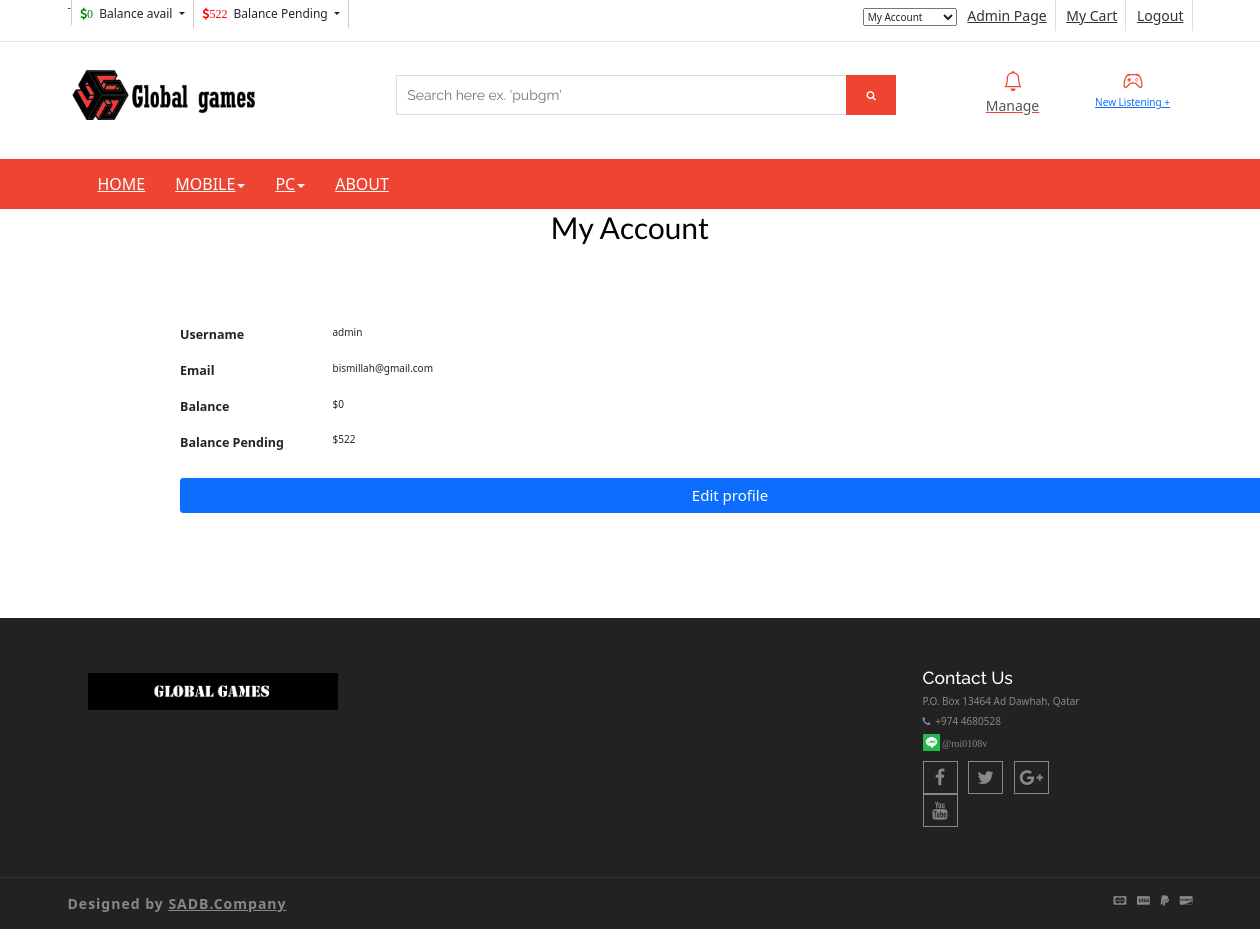
The page /account.php (signed in) on the database its author committed.
### tables this page shows
CREATE TABLE `user` (
  `id` int(11) NOT NULL,
  `username` varchar(255) NOT NULL,
  `email` varchar(255) NOT NULL,
  `password` varchar(255) NOT NULL,
  `balance_avail` int(11) NOT NULL,
  `balance_panding` int(11) NOT NULL,
  `level` varchar(255) NOT NULL,
  `email_code_verified` varchar(60) NOT NULL,
  `email_verified_at` datetime DEFAULT NULL
);

### account.php (the view, shortened to what this page needs)
<?php
require 'functions.php';
$id = $_SESSION['id'];
$result = mysqli_query($conn,"SELECT * FROM user WHERE id = $id ");
$row = mysqli_fetch_assoc($result);
$username = $row['username'];
$email = $row['email'];
$balance_panding = $row['balance_panding'];
$balance_avail = $row['balance_avail'];
?>
<!DOCTYPE html>
<html lang="en">
<head>
    <link href="css/font-awesome.css" rel="stylesheet" />
    <link href="css/bootstrap.css" rel="stylesheet" />
    <link href="css/jquery.smartmenus.bootstrap.css" rel="stylesheet" />
    <link rel="stylesheet" type="text/css" href="css/jquery.simpleLens.css" />
    <link rel="stylesheet" type="text/css" href="css/slick.css" />
    <link rel="stylesheet" type="text/css" href="css/nouislider.css" />
    <link id="switcher" href="css/theme-color/red-theme.css" rel="stylesheet" />
    <link href="css/sequence-theme.modern-slide-in.css" rel="stylesheet" media="all" />
    <link href="css/style.css" rel="stylesheet" />
    <link href="https://cdn.jsdelivr.net/npm/bootstrap@5.0.2/dist/css/bootstrap.min.css" rel="stylesheet"
>
</head>
<body>
    <?php include 'header.php' ?>
    <center>
        <h2>My Account</h2>
    </center>
    <br><br>
    <section id="aa-product-details">
        <div class="container">
            <div class="row">
                <div class="col-md-12">
                    <div class="aa-product-details-area">
                        <div class="aa-product-details-content">
                            <div class="row">
                                <br><br>
                                <form>
                                    <div class="form-group row">
                                        <label for="staticEmail" class="col-sm-2 col-form-label-lg">Username</label>
                                        <div class="col-sm-10">
                                            <input type="text" readonly class="form-control-plaintext" id="staticEmail"
                                                value="<?= $username?>">
                                        </div>
                                        <label for="staticEmail" class="col-sm-2 col-form-label-lg">Email</label>
                                        <div class="col-sm-10">
                                            <input type="text" readonly class="form-control-plaintext" id="staticEmail"
                                                value="<?= $email?>">
                                        </div>
                                        <label for="staticEmail" class="col-sm-2 col-form-label-lg">Balance</label>
                                        <div class="col-sm-10">
                                            <input type="text" readonly class="form-control-plaintext" id="staticEmail"
                                                value="$<?= $balance_avail?>">
                                        </div>
                                        <label for="staticEmail" class="col-sm-2 col-form-label-lg">Balance
                                            Pending</label>
                                        <div class="col-sm-10">
                                            <input type="text" readonly class="form-control-plaintext" id="staticEmail"
                                                value="$<?= $balance_panding?>">
                                        </div>
                                    </div>
                                    <a class="btn btn-primary btn-lg"
                                        style="width: 1100px; height: 35px; font-size: 15px;" href="edit-account.php"
                                        role="button">Edit profile</a>
                            </div>
                        </div>
                    </div>
                </div>
            </div>
        </div>
        <br><br><br><br><br><br><br>
        <?php include "footer.php" ?>
</body>
</html>

### css/theme-color/red-theme.css (style rules this page uses)
h2 { color: #ee4532; }

### account.php (style rules this page uses)
h2 { color: black; font-size: 30px; font-family: "Lato", sans-serif; }

### rows shown on the page
user: username "admin", email "bismillah@gmail.com", balance_avail "$0", balance_panding "$522"

### other values the page prints
$_SESSION['balance_avail'] "0"
$_SESSION['balance_panding'] "522"
